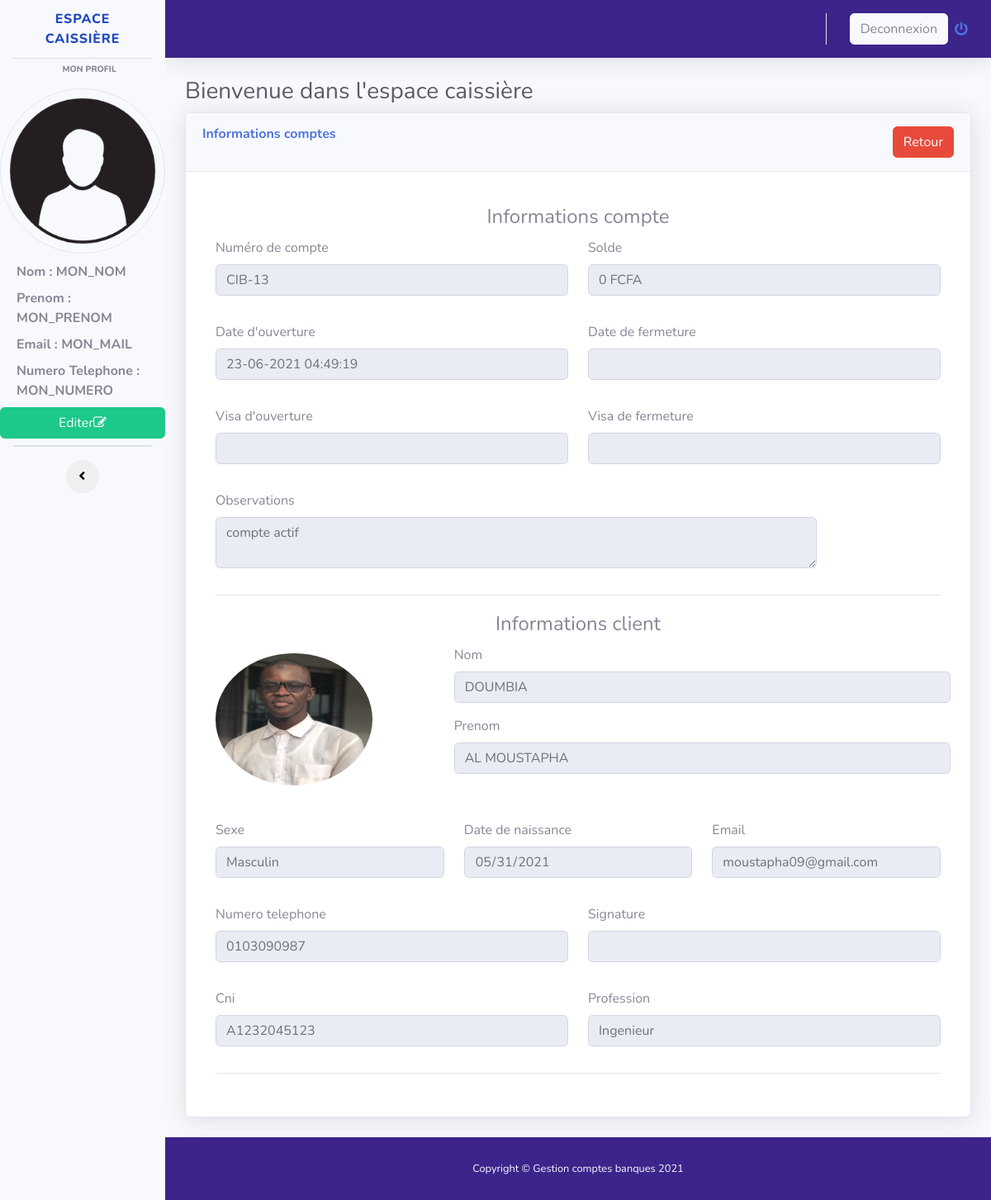
Before: /voir_compte.php?Id_cpte=3 with the older database file.
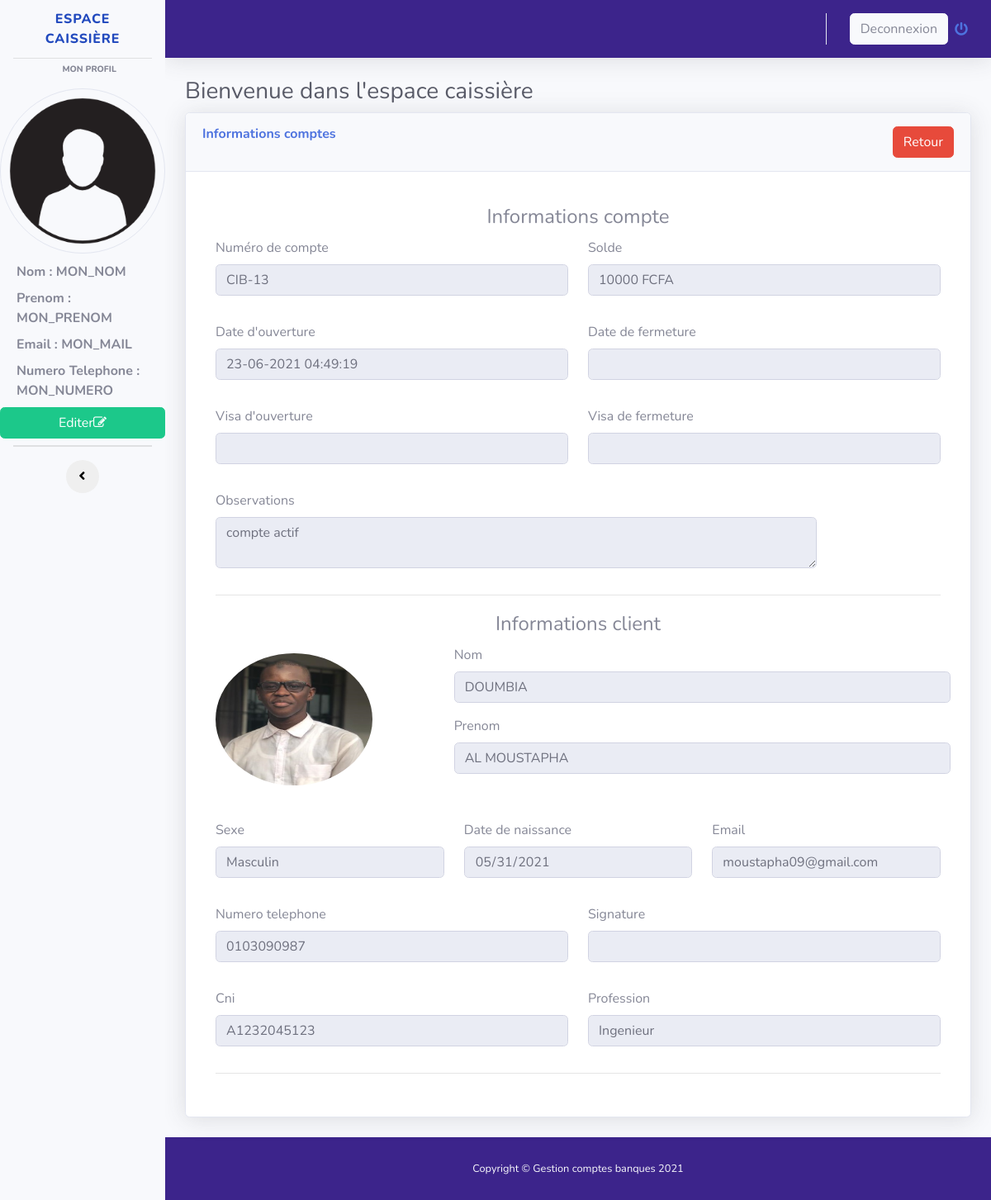
After: the same page with the newer database file.
### tables this page shows
CREATE TABLE `compte` (
  `idcompte` int(11) NOT NULL,
  `numerocpte` varchar(255) NOT NULL,
  `visaouverture` varchar(255) DEFAULT NULL,
  `dateouverture` varchar(255) NOT NULL,
  `datefermeture` varchar(255) DEFAULT NULL,
  `visafermeture` varchar(255) DEFAULT NULL,
  `obscpte` varchar(255) NOT NULL,
  `soldecpte` double NOT NULL DEFAULT 0,
  `idclient` int(11) NOT NULL,
  `archive` int(1) NOT NULL DEFAULT 0
);

CREATE TABLE `client` (
  `idclient` int(11) NOT NULL,
  `cni` varchar(255) DEFAULT NULL,
  `nomclient` varchar(255) NOT NULL,
  `prenomclient` varchar(255) NOT NULL,
  `datenaissance` date NOT NULL,
  `profession` varchar(255) NOT NULL,
  `telephone` varchar(255) NOT NULL,
  `email` varchar(255) DEFAULT NULL,
  `lienphoto` varchar(255) DEFAULT NULL,
  `liensignature` varchar(255) DEFAULT NULL,
  `archive` int(1) NOT NULL DEFAULT 0,
  `idsexe` int(1) NOT NULL DEFAULT 1
);

CREATE TABLE `sexe` (
  `idsexe` int(11) NOT NULL,
  `libsexe` varchar(255) NOT NULL
);

### voir_compte.php (the view, shortened to what the changed rows need)
<?php
$bd = bd();
$id = htmlspecialchars(htmlentities($_GET['Id_cpte']));
?>
<!DOCTYPE html>
<html lang="en">
<head>
  <link href="vendor/fontawesome-free/css/all.min.css" rel="stylesheet" type="text/css">
  <link rel="stylesheet" href="//maxcdn.bootstrapcdn.com/font-awesome/4.7.0/css/font-awesome.min.css" />
  <link href="css/sb-admin-2.min.css" rel="stylesheet">
  <link href="vendor/datatables/dataTables.bootstrap4.min.css" rel="stylesheet">
</head>
<body id="page-top">
<div id="wrapper" class="bg-dark">
    <ul class="navbar-nav bg-light sidebar sidebar-white accordion" id="accordionSidebar">
      <a class="sidebar-brand d-flex align-items-center justify-content-center" href="#">
        <div class="sidebar-brand-icon rotate-n-15">
        </div>
        <div class="sidebar-brand-text mx-3">ESPACE CAISSIÈRE</div>
      </a>
    </ul>
    <div id="content-wrapper" class="d-flex flex-column">
      <div id="content">
        <div class="container-fluid">
          <h1 class="h3 mb-2 text-gray-800">Bienvenue dans l'espace caissière </h1>
          <div class="card shadow mb-4">
            <div class="card-body">
              <div class="table-responsive">
              <form method="" action="">
                <div class="modal-body">
                <?php
                    $requete = $bd->prepare("SELECT * FROM compte LEFT JOIN client ON client.idclient = compte.idclient LEFT JOIN sexe ON sexe.idsexe = client.idsexe WHERE idcompte = ? ");
                    $donne = $requete->execute(array($id));
                    while($donnes = $requete->fetch() ){
                    ?>
                    <center><legend>Informations compte</legend></center>
                    <div class="form-group row">
                      <div class="form-group col-6">
                        <label>Numéro de compte</label>
                        <input readonly type="text" class="form-control"  value="<?php echo $donnes['numerocpte'].''.$donnes['idcompte']; ?>" >
                      </div>
                      <div class="form-group col-6">
                        <label>Solde</label>
                        <input readonly type="text" class="form-control"  value="<?php echo $donnes['soldecpte'].' FCFA'; ?>" >
                      </div>
                    </div>
                    <div class="form-group row">
                      <div class="form-group col-6">
                        <label>Date d'ouverture</label>
                        <input readonly type="datetime" class="form-control"  value="<?php echo $donnes['dateouverture']; ?>" >
                      </div>
                      <div class="form-group col-6">
                        <label>Date de fermeture</label>
                        <input readonly type="datetime" class="form-control"  value="<?php echo $donnes['datefermeture']; ?>" >
                      </div>
                    </div>
                    <div class="form-group row">
                      <div class="form-group col-6">
                        <label>Visa d'ouverture</label>
                        <input readonly type="text" class="form-control"  value="<?php echo $donnes['visaouverture']; ?>" >
                      </div>
                      <div class="form-group col-6">
                        <label>Visa de fermeture</label>
                        <input readonly type="text" class="form-control" value="<?php echo $donnes['visafermeture']; ?>" >
                      </div>
                    </div>
                    <div class="form-group row">
                      <div class="form-group col-10">
                        <label>Observations</label>
                        <textarea readonly class="form-control" id="exampleFormControlTextarea1" rows="2" name="obscpte" placeholder="Observations sur le compte ..."><?php echo $donnes['obscpte']; ?></textarea>
                      </div>
                    </div>
                    <hr>
                    <center><legend>Informations client</legend></center>
                    <div class="form-group row">
                      <div class="form-group col-4">
                        <img src="image/<?php echo $donnes['lienphoto']; ?>" class="rounded-circle" alt="Cinque Terre" style="width:190px;height: 160px;margin:10px auto;">
                      </div>
                      <div class="form-group col-8">
                        <div class="form-group row">
                            <label>Nom</label>
                            <input readonly type="text" class="form-control"  value="<?php echo $donnes['nomclient']; ?>" >
                        </div>
                        <div class="form-group row">
                            <label>Prenom</label>
                            <input readonly type="text" class="form-control"  value="<?php echo $donnes['prenomclient']; ?>" >
                        </div>
                      </div>
                    </div>
                    <div class="form-group row">
                      <div class="form-group col-4">
                        <label>Sexe</label>
                        <input readonly type="text" class="form-control" value="<?php echo $donnes['libsexe']; ?>" >
                      </div>
                      <div class="form-group col-4">
                        <label>Date de naissance</label>
                        <input readonly type="date" class="form-control"  value="<?php echo $donnes['datenaissance']; ?>" >
                      </div>
                      <div class="form-group col-4">
                        <label>Email</label>
                        <input readonly type="email" class="form-control"  value="<?php echo $donnes['email']; ?>" >
                      </div>
                    </div>
                    <div class="form-group row">
                      <div class="form-group col-6">
                        <label>Numero telephone</label>
                        <input readonly type="text" class="form-control"  value="<?php echo $donnes['telephone']; ?>" >
                      </div>
                      <div class="form-group col-6">
                        <label>Signature</label>
                        <input readonly type="text" class="form-control" value="<?php echo $donnes['liensignature']; ?>" >
                      </div>
                    </div>
                    <div class="form-group row">
                      <div class="form-group col-6">
                        <label>Cni</label>
                        <input readonly type="text" class="form-control"  value="<?php echo $donnes['cni']; ?>" >
                      </div>
                      <div class="form-group col-6">
                            <label>Profession</label>
                            <input readonly type="text" class="form-control" value="<?php echo $donnes['profession'];?>" name="profession" placeholder="Ingenieur, Mécanicien, ..."  >
                        </div>
                    </div>
                    <hr>
                    <?php
                    }
                    ?>
                </form>
              </div>
            </div>
          </div>
        </div>
      </div>
    </div>
  </div>
</body>
</html>

Changed rows visible on the page:
changed compte "CIB-13": soldecpte "0 FCFA" → "10000 FCFA"
